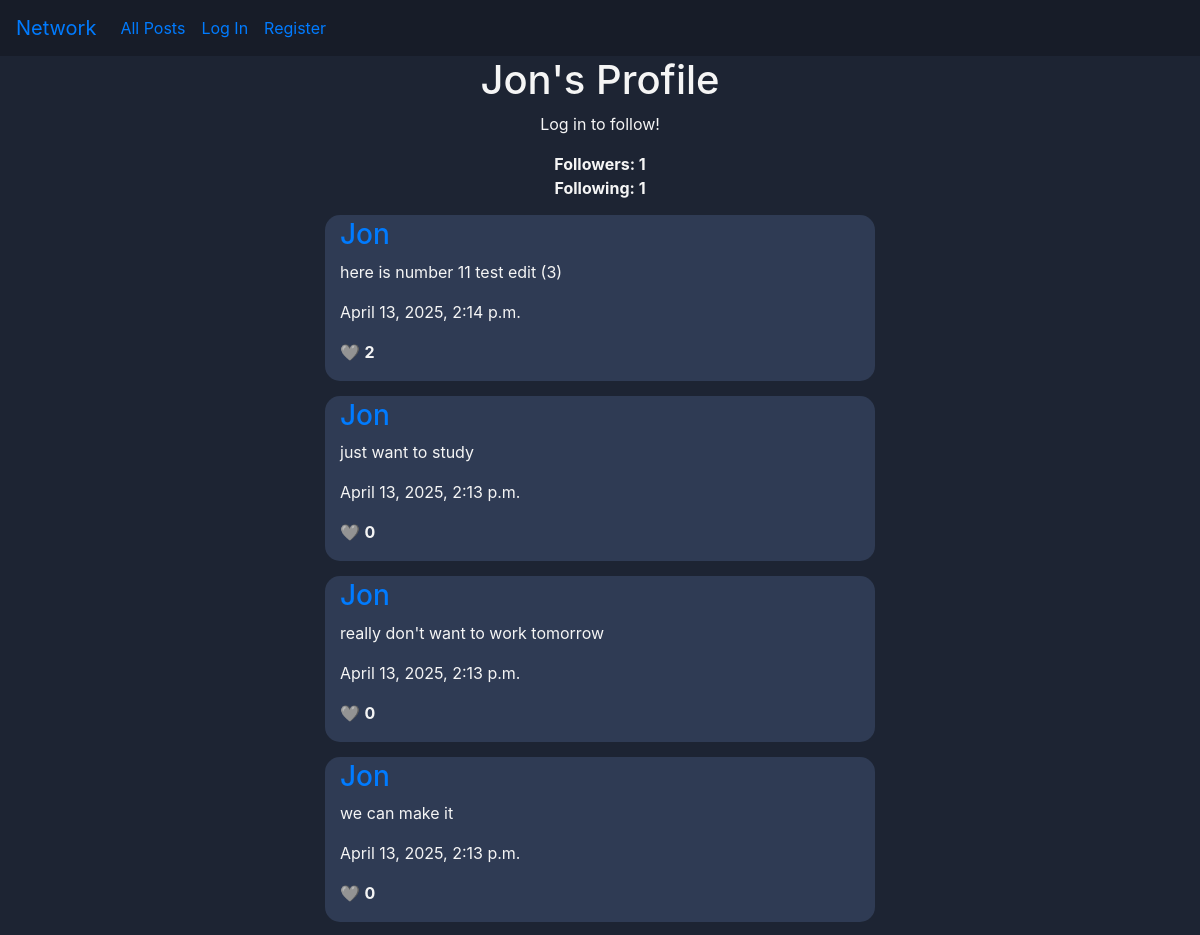
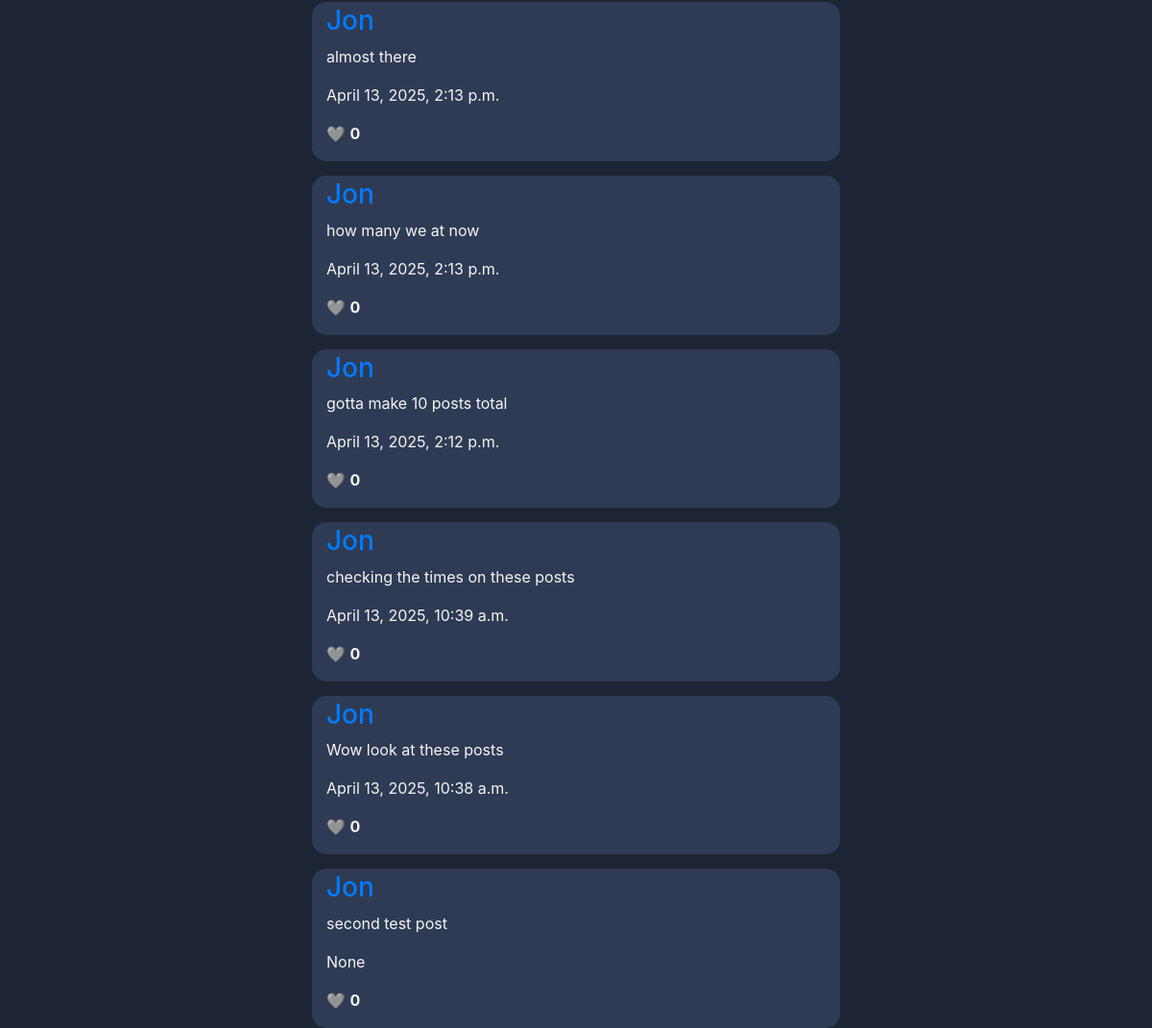
Page /profile/Jon on the committed database (2 pictures, top to bottom).
### network/models.py (models this page shows)
class User(AbstractUser):
    following = models.ManyToManyField("self", symmetrical=False, blank=True, related_name="followers")
    saved_posts = models.ManyToManyField("Post", blank=True, related_name="saved_by")
    @property
    def following_count(self):
        return self.following.count()
    @property
    def follower_count(self):
        return self.followers.count()

class Post(models.Model):
    user = models.ForeignKey("User", on_delete=models.CASCADE, related_name="user_posts")
    content = models.TextField(max_length=512, blank=False, null=False)
    likes = models.ManyToManyField("User", blank=True, related_name="liked_posts")
    timestamp = models.DateTimeField(auto_now_add=True)
    @property
    def like_count(self):
        return self.likes.count()

### network/views.py (the view)
# urls.py: path("profile/<str:username>", views.profile, name="profile"),
def profile(request, username):
    user = User.objects.get(username=username)
    if not user:
        return False #TODO render error page
    return post_paginator(
        request,
        query=user.user_posts.select_related("user").order_by("-timestamp"),
        template="network/profile.html",
        title=f"{user.username}'s Profile",
        user_obj=user
        )

### network/views.py (called while the page is built)
def post_paginator(request, query, template, title, user_obj=None):
    paginator = Paginator(query, 10)
    page_number = request.GET.get("page")
    page_obj = paginator.get_page(page_number)
    return render(request, template, {
        "page_obj": page_obj,
        "title": title,
        "user_obj": user_obj
    })

### network/templates/network/profile.html (shortened to what this page needs)
{% extends "network/layout.html" %}
{% load static %}
{% block body %}
    <h1>{{ user_obj.username }}'s Profile</h1>
    {% if user.is_authenticated %}
        {% if user_obj.username != user.username %}
            <button class="btn btn-outline-primary"
                id="toggle-follow-btn"
                data-username="{{ user_obj.username }}">
                {% if user_obj in user.following %}Unfollow{% else %}Follow{% endif %}</button>
        {% endif %}
    {% else %}
        <p class="alert-div">Log in to follow!</p>
    {% endif %}
    <strong id="follower-count">Followers: {{ user_obj.follower_count }}</strong>
    <strong id="following-count">Following: {{ user_obj.following_count }}</strong>
    {% include "network/partials/load_posts.html" with page_obj=page_obj %}
{% endblock %}

### network/templates/network/partials/load_posts.html (shortened to what this page needs)
<div class="posts-div">
    {% for post in page_obj %}
        <div class="post-div">
            <h3><a href="{% url 'profile' username=post.user.username %}">{{ post.user.username }}</a></h3>
            <div class="post-text-div">
                <p class="post-text">{{ post.content }}</p>
            </div>
            <p class="small-text">{{ post.timestamp }}</p>
            <p>
                {% if user.is_authenticated %}
                    <button class="like-btn" data-id="{{ post.id }}"
                    data-liked="{% if user in post.likes.all %}true{% else %}false{% endif %}">❤️</button>
                {% else %}
                    🩶
                {% endif %}
                <strong class="like-count">{{ post.like_count }}</strong>
            </p>
        </div>
    {% endfor %}
</div>

### network/static/network/styles.css (style rules this page uses)
* { margin: 0; box-sizing: border-box; }
.post-div { border-radius: 15px; min-width: 550px; background-color: #2f3b54; margin-top: 15px; padding: 3px 0 1px 15px; }

### rows in the picture
User: username "Jon", follower_count "1", following_count "1"
Post: user.username "Jon", content "here is number 11 test edit (3)", timestamp "April 13, 2025, 2:14 p.m.", like_count "2"
Post: user.username "Jon", content "just want to study", timestamp "April 13, 2025, 2:13 p.m.", like_count "0"
Post: user.username "Jon", content "really don't want to work tomorrow", timestamp "April 13, 2025, 2:13 p.m.", like_count "0"
Post: user.username "Jon", content "we can make it", timestamp "April 13, 2025, 2:13 p.m.", like_count "0"
Post: user.username "Jon", content "almost there", timestamp "April 13, 2025, 2:13 p.m.", like_count "0"
Post: user.username "Jon", content "how many we at now", timestamp "April 13, 2025, 2:13 p.m.", like_count "0"
Post: user.username "Jon", content "gotta make 10 posts total", timestamp "April 13, 2025, 2:12 p.m.", like_count "0"
Post: user.username "Jon", content "checking the times on these posts", timestamp "April 13, 2025, 10:39 a.m.", like_count "0"
Post: user.username "Jon", content "Wow look at these posts", timestamp "April 13, 2025, 10:38 a.m.", like_count "0"
Post: user.username "Jon", content "second test post", timestamp "None", like_count "0"
